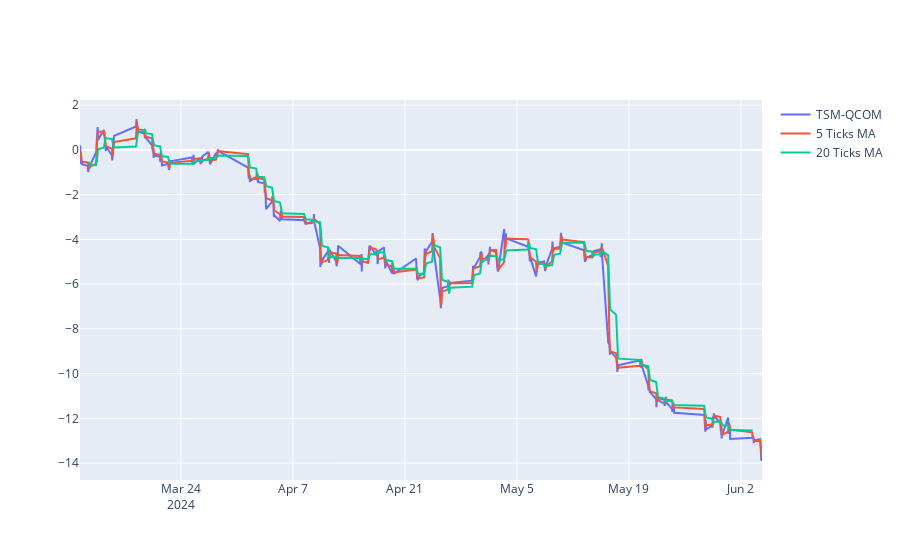

Notebook cell for this chart:
### Code cell
# Plot the difference and its moving average

fig = go.Figure()
fig.add_trace(go.Scatter(x=tsm_qcom_dif.index, y=tsm_qcom_dif, name='TSM-QCOM'))
fig.add_trace(go.Scatter(x=tsm_qcom_dif.index, y=tsm_qcom_dif.rolling(window=5).mean(), name='5 Ticks MA'))
fig.add_trace(go.Scatter(x=tsm_qcom_dif.index, y=tsm_qcom_dif.rolling(window=20).mean(), name='20 Ticks MA'))

fig.show()

### Figure 1 — Plotly figure (JSON) as saved in the notebook; plotly's stock layout.template omitted (floating-point values rounded to 4 significant figures; data arrays with more than 128 entries replaced by an {"elided": "..."} marker saying what was removed)
{"data": [{"name": "TSM-QCOM", "type": "scatter", "x": {"elided": "779 str values"}, "y": {"elided": "779 float values"}}, {"name": "5 Ticks MA", "type": "scatter", "x": {"elided": "779 str values"}, "y": {"elided": "779 float values"}}, {"name": "20 Ticks MA", "type": "scatter", "x": {"elided": "779 str values"}, "y": {"elided": "779 float values"}}], "layout": {}}
